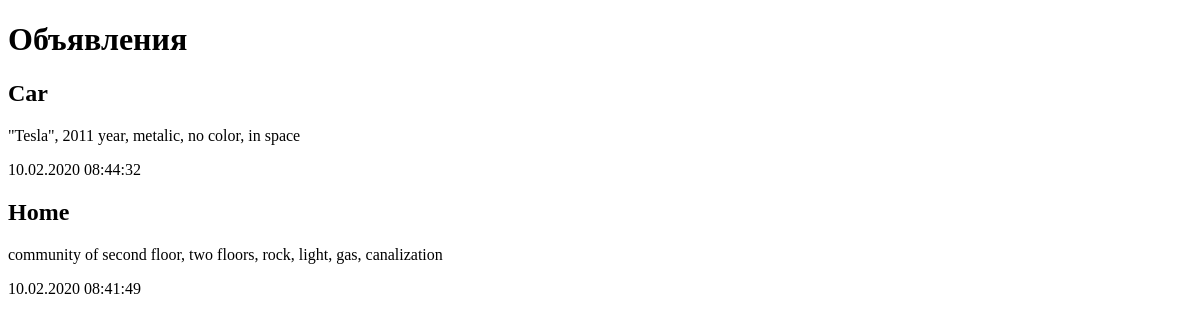
The app's page /bboard/, older data.
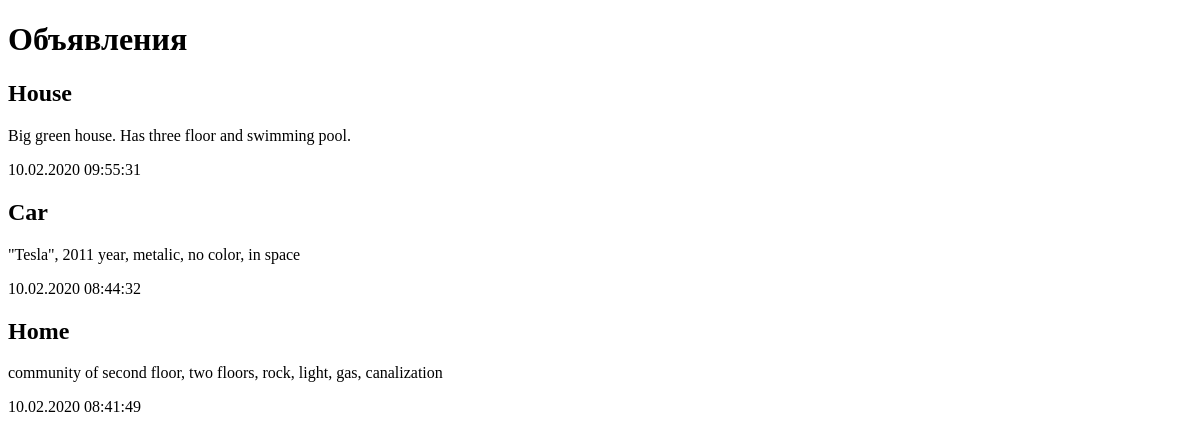
The same page, newer data.
### bboard/models.py (models this page shows)
class Bb(models.Model):
    title = models.CharField(max_length=50, verbose_name='Товар')
    content = models.TextField(null=True, blank=True, verbose_name='Описание')
    price = models.FloatField(null=True, blank=True, verbose_name='Цена')
    published = models.DateTimeField(auto_now_add=True, db_index=True, verbose_name='Опубликовано')
    rubric = models.ForeignKey('Rubric', null=True, on_delete=models.PROTECT, verbose_name='Рубрика')
    class Meta:
        verbose_name_plural = 'Объявления'
        verbose_name = 'Объявление'
        ordering = ['-published']

### bboard/views.py (the view)
# urls.py: path('', index, name='index'),
def index(request):
    bbs = Bb.objects.all()
    rubrics = Rubric.objects.all()
    context = {'bbs': bbs, 'rubrics': rubrics}
    return render(request, 'bboard/index.html', context)

### bboard/templates/bboard/index.html (shortened to what this page needs)
<!DOCTYPE html>
<html lang="en">
<head>
</head>
<body>
    <h1>Объявления</h1>
    {% for bb in bbs %}
    <div>
        <h2>{{ bb.title }}</h2>
        <p>{{ bb.content }}</p>
        <P>{{ bb.published|date:"d.m.Y H:i:s" }}</P>
    </div>
    {% endfor %}
</body>
</html>

Row changes from the older to the newer data that the page shows:
added Bb: title "House", content "Big green house. Has three floor and swimming pool.", published "10.02.2020 09:55:31"
